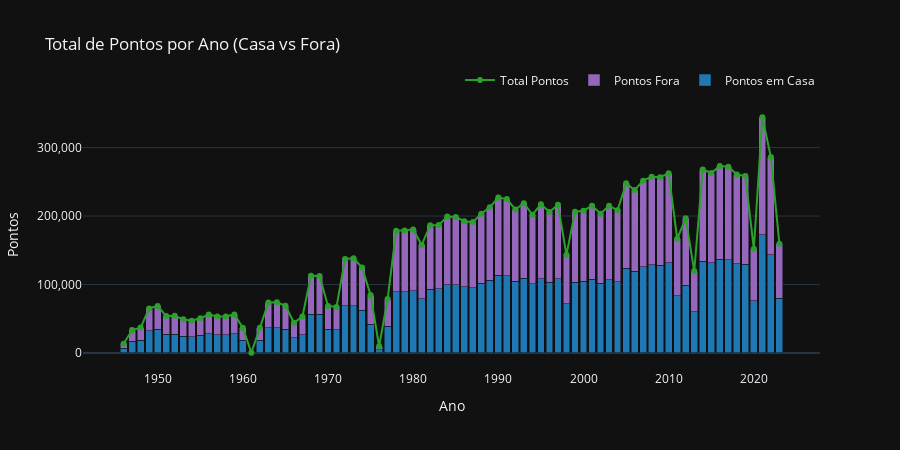

Notebook code for this chart:
### Code cell
# 3) Gráfico: barras empilhadas (pontos casa / pontos fora) + linha do total
fig = go.Figure()
fig.add_trace(go.Bar(name='Pontos em Casa', x=by_year['year'], y=by_year['pts_home'], marker_color='#1f77b4'))
fig.add_trace(go.Bar(name='Pontos Fora', x=by_year['year'], y=by_year['pts_away'], marker_color='#9467bd'))
fig.add_trace(go.Scatter(name='Total Pontos', x=by_year['year'], y=by_year['total'], mode='lines+markers', marker_color='#2ca02c'))
fig.update_layout(barmode='stack', title_text='Total de Pontos por Ano (Casa vs Fora)', xaxis_title='Ano', yaxis_title='Pontos', legend=dict(orientation='h', yanchor='bottom', y=1.02, xanchor='right', x=1), template='plotly_dark', height=450)
fig.update_yaxes(tickformat=',')
# fig
